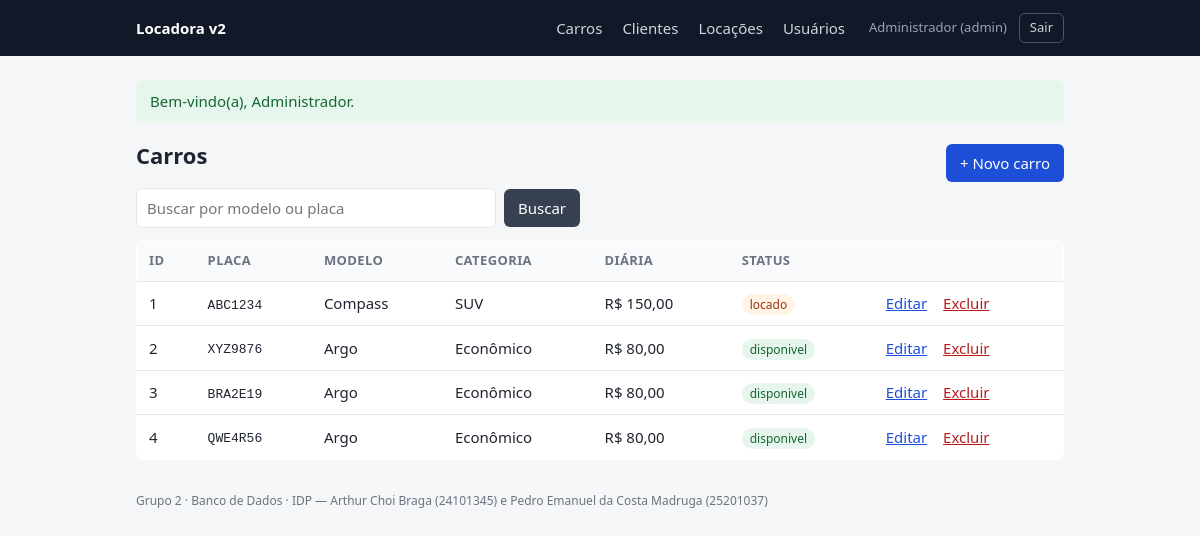
/carros (signed in), run on the app's committed database.
### tables this page shows
CREATE TABLE `Veiculo` (
  `id` int NOT NULL AUTO_INCREMENT,
  `placa` varchar(10) NOT NULL,
  `modelo` varchar(50) NOT NULL,
  `id_categoria` int NOT NULL,
  `status` varchar(20) NOT NULL DEFAULT 'disponivel',
  `deleted_at` datetime DEFAULT NULL,
  PRIMARY KEY (`id`),
  UNIQUE KEY `placa` (`placa`),
  KEY `idx_veiculo_categoria` (`id_categoria`),
  CONSTRAINT `veiculo_ibfk_1` FOREIGN KEY (`id_categoria`) REFERENCES `Categoria` (`id`),
  CONSTRAINT `chk_veiculo_status` CHECK ((`status` in (_utf8mb4'disponivel',_utf8mb4'locado')))
);

CREATE TABLE `Categoria` (
  `id` int NOT NULL,
  `nome` varchar(50) NOT NULL,
  `valor_diaria` decimal(10,2) NOT NULL,
  PRIMARY KEY (`id`),
  CONSTRAINT `chk_categoria_valor` CHECK ((`valor_diaria` > 0))
);

### core/helpers.php (called while the page is built, shortened)
<?php
function e($valor): string {
    return htmlspecialchars((string) $valor, ENT_QUOTES, 'UTF-8');
}
function url(string $caminho, array $query = []): string {
    $url = BASE_URL . $caminho;
    return $query ? $url . '?' . http_build_query($query) : $url;
}
function view(string $nome, array $dados = []): void {
    extract($dados);
    $flash = flash();
    require __DIR__ . '/../views/layout/header.php';
    require __DIR__ . '/../views/' . $nome . '.php';
    require __DIR__ . '/../views/layout/footer.php';
}
function flash(?string $tipo = null, ?string $mensagem = null): ?array {
    $f = $_SESSION['flash'] ?? null;
    return $f;
}
function usuario_logado(): ?array {
    return [
        'id'     => $_SESSION['usuario_id'],
        'nome'   => $_SESSION['usuario_nome'] ?? '',
        'perfil' => $_SESSION['perfil'] ?? 'atendente',
    ];
}

### controllers/CarroController.php (called while the page is built, shortened)
<?php
class CarroController {
    private CarroModel $carros;
    public function __construct() {
        $this->carros     = new CarroModel();
    }
    public function index(): void {
        $busca = isset($_GET['busca']) && is_string($_GET['busca']) ? trim($_GET['busca']) : '';
        view('carros/index', [
            'titulo' => 'Carros',
            'carros' => $this->carros->listar($busca),
            'busca'  => $busca,
        ]);
    }
}

### public/index.php (called while the page is built, shortened)
<?php
require_once __DIR__ . '/../config/database.php';
require_once __DIR__ . '/../core/helpers.php';
$rotas = [
    'GET /login'              => [AuthController::class, 'formulario', 'publico'],
    'POST /login'             => [AuthController::class, 'entrar', 'publico'],
    'POST /logout'            => [AuthController::class, 'sair', 'login'],
    'GET /carros'             => [CarroController::class, 'index', 'login'],
    'GET /carros/novo'        => [CarroController::class, 'criar', 'login'],
    'POST /carros/salvar'     => [CarroController::class, 'salvar', 'login'],
    'GET /carros/editar'      => [CarroController::class, 'editar', 'login'],
    'POST /carros/atualizar'  => [CarroController::class, 'atualizar', 'login'],
    'POST /carros/excluir'    => [CarroController::class, 'excluir', 'admin'],
    'GET /clientes'            => [ClienteController::class, 'index', 'login'],
    'GET /clientes/novo'       => [ClienteController::class, 'criar', 'login'],
    'POST /clientes/salvar'    => [ClienteController::class, 'salvar', 'login'],
    'GET /clientes/editar'     => [ClienteController::class, 'editar', 'login'],
    'POST /clientes/atualizar' => [ClienteController::class, 'atualizar', 'login'],
    'POST /clientes/excluir'   => [ClienteController::class, 'excluir', 'admin'],
    'GET /locacoes'           => [LocacaoController::class, 'index', 'login'],
    'GET /locacoes/nova'      => [LocacaoController::class, 'criar', 'login'],
    'POST /locacoes/salvar'   => [LocacaoController::class, 'salvar', 'login'],
    'POST /locacoes/devolver' => [LocacaoController::class, 'devolver', 'login'],
    'GET /usuarios'           => [UsuarioController::class, 'index', 'admin'],
    'GET /usuarios/novo'      => [UsuarioController::class, 'criar', 'admin'],
    'POST /usuarios/salvar'   => [UsuarioController::class, 'salvar', 'admin'],
];
$caminho = parse_url($_SERVER['REQUEST_URI'] ?? '/', PHP_URL_PATH) ?: '/';
$caminho = rtrim($caminho, '/') ?: '/';
$metodoHttp = $_SERVER['REQUEST_METHOD'] ?? 'GET';
$chave = ($metodoHttp === 'HEAD' ? 'GET' : $metodoHttp) . ' ' . $caminho;
[$controller, $metodo, $acesso] = $rotas[$chave];
try {
    (new $controller())->$metodo();
} catch (Throwable $e) {
    registrar_erro($e);
    http_response_code(500);
    view('erros/500', ['titulo' => 'Erro']);
}

### models/CarroModel.php (called while the page is built, shortened)
<?php
class CarroModel {
    private PDO $pdo;
    public function __construct() {
        $this->pdo = getConnection();
    }
    public function listar(string $busca = ''): array {
        $stmt = $this->pdo->prepare(
            'SELECT v.id, v.placa, v.modelo, v.status, v.id_categoria,
                    c.nome AS categoria, c.valor_diaria
             FROM Veiculo v
             JOIN Categoria c ON c.id = v.id_categoria
             WHERE (v.modelo LIKE :modelo OR v.placa LIKE :placa)
               AND v.deleted_at IS NULL
             ORDER BY v.id'
        );
        $stmt->execute([
            ':modelo' => '%' . $busca . '%',
            ':placa'  => '%' . $busca . '%',
        ]);
        return $stmt->fetchAll();
    }
}

### config/database.php (called while the page is built, shortened)
<?php
function getConnection(): PDO {
    static $pdo = null;
    if ($pdo === null) {
        $dsn = 'mysql:host=' . DB_HOST . ';dbname=' . DB_NAME . ';charset=utf8mb4';
        $pdo = new PDO($dsn, DB_USER, DB_PASS, [
            PDO::ATTR_ERRMODE            => PDO::ERRMODE_EXCEPTION,
            PDO::ATTR_DEFAULT_FETCH_MODE => PDO::FETCH_ASSOC,
            PDO::ATTR_EMULATE_PREPARES   => false,
        ]);
    }
    return $pdo;
}

### views/carros/index.php (the view, shortened to what this page needs)
<div class="cabecalho">
    <h1>Carros</h1>
    <a class="botao" href="<?= e(url('/carros/novo')) ?>">+ Novo carro</a>
</div>
<form class="busca" method="get" action="<?= e(url('/carros')) ?>">
    <input type="search" name="busca" value="<?= e($busca) ?>" placeholder="Buscar por modelo ou placa">
    <button class="botao botao--secundario" type="submit">Buscar</button>
</form>
<table class="tabela">
    <thead>
        <tr><th>ID</th><th>Placa</th><th>Modelo</th><th>Categoria</th><th>Diária</th><th>Status</th><th></th></tr>
    </thead>
    <tbody>
    <?php foreach ($carros as $carro): ?>
        <tr>
            <td><?= e($carro['id']) ?></td>
            <td><code><?= e($carro['placa']) ?></code></td>
            <td><?= e($carro['modelo']) ?></td>
            <td><?= e($carro['categoria']) ?></td>
            <td>R$ <?= e(number_format((float) $carro['valor_diaria'], 2, ',', '.')) ?></td>
            <td><span class="selo selo--<?= e($carro['status']) ?>"><?= e($carro['status']) ?></span></td>
            <td class="acoes">
                <a href="<?= e(url('/carros/editar', ['id' => $carro['id']])) ?>">Editar</a>
                <?php if (usuario_logado()['perfil'] === 'admin'): ?>
                <form method="post" action="<?= e(url('/carros/excluir')) ?>" data-confirmar="Excluir o carro <?= e($carro['placa']) ?>?">
                    <button class="link-perigo" type="submit">Excluir</button>
                </form>
                <?php endif; ?>
            </td>
        </tr>
    <?php endforeach; ?>
    </tbody>
</table>

### views/layout/header.php (shortened to what this page needs)
<!doctype html>
<html lang="pt-BR">
<head>
    <link rel="stylesheet" href="<?= e(url('/css/style.css')) ?>">
</head>
<body>
<header class="topo">
    <div class="container topo__conteudo">
        <a class="marca" href="<?= e(url('/carros')) ?>"><?= e(APP_NOME) ?></a>
        <?php if ($usuarioLogado = usuario_logado()): ?>
        <nav>
            <a href="<?= e(url('/carros')) ?>">Carros</a>
            <a href="<?= e(url('/clientes')) ?>">Clientes</a>
            <a href="<?= e(url('/locacoes')) ?>">Locações</a>
            <?php if ($usuarioLogado['perfil'] === 'admin'): ?>
                <a href="<?= e(url('/usuarios')) ?>">Usuários</a>
            <?php endif; ?>
            <span class="usuario"><?= e($usuarioLogado['nome']) ?> (<?= e($usuarioLogado['perfil']) ?>)</span>
            <form class="sair" method="post" action="<?= e(url('/logout')) ?>">
                <button type="submit">Sair</button>
            </form>
        </nav>
        <?php endif; ?>
    </div>
</header>
<main class="container">
<?php if ($flash): ?>
    <div class="alerta alerta--<?= e($flash['tipo']) ?>"><?= e($flash['mensagem']) ?></div>
<?php endif; ?>

### views/layout/footer.php
</main>
<footer class="rodape container">
    Grupo 2 · Banco de Dados · IDP — Arthur Choi Braga (24101345) e Pedro Emanuel da Costa Madruga (25201037)
</footer>
</body>
</html>

### public/css/style.css (style rules this page uses)
:root { --fundo: #f5f6f8; --superficie: #fff; --texto: #1f2430; --suave: #6b7280; --borda: #e3e6eb; --primaria: #1d4ed8; --primaria-escura: #1e40af; --sucesso-bg: #e7f6ec; --sucesso: #166534; --erro-bg: #fdecec; --erro: #b91c1c; }
* { box-sizing: border-box; }
body { margin: 0; font: 15px/1.5 system-ui, -apple-system, "Segoe UI", sans-serif; background: var(--fundo); color: var(--texto); }
.container { max-width: 960px; margin: 0 auto; padding: 0 16px; }
.topo { background: #111827; color: #fff; }
.topo__conteudo { display: flex; align-items: center; justify-content: space-between; height: 56px; }
.marca { color: #fff; font-weight: 700; text-decoration: none; }
.topo nav a { color: #d1d5db; text-decoration: none; margin-left: 20px; }
main.container { padding-top: 24px; padding-bottom: 32px; }
h1 { font-size: 22px; margin: 0 0 16px; }
.cabecalho { display: flex; align-items: center; justify-content: space-between; gap: 12px; }
a { color: var(--primaria); }
.botao { display: inline-block; background: var(--primaria); color: #fff; border: 0; border-radius: 6px; padding: 8px 14px; font: inherit; cursor: pointer; text-decoration: none; }
.botao--secundario { background: #374151; }
.busca { display: flex; gap: 8px; align-items: center; margin-bottom: 12px; }
.busca input { flex: 1; max-width: 360px; }
input, select { font: inherit; padding: 8px 10px; border: 1px solid var(--borda); border-radius: 6px; background: #fff; width: 100%; }
.tabela { width: 100%; border-collapse: collapse; background: var(--superficie); border: 1px solid var(--borda); border-radius: 8px; overflow: hidden; }
.tabela th, .tabela td { padding: 10px 12px; text-align: left; border-bottom: 1px solid var(--borda); }
.tabela th { background: #f9fafb; font-size: 13px; color: var(--suave); text-transform: uppercase; letter-spacing: .03em; }
.tabela tr:last-child td { border-bottom: 0; }
.acoes { white-space: nowrap; text-align: right; }
.acoes form { display: inline; margin-left: 12px; }
.link-perigo { background: none; border: 0; color: var(--erro); cursor: pointer; font: inherit; padding: 0; text-decoration: underline; }
.selo { font-size: 12px; padding: 2px 8px; border-radius: 999px; }
.selo--disponivel { background: var(--sucesso-bg); color: var(--sucesso); }
.selo--locado { background: #fff4e5; color: #9a3412; }
.alerta { padding: 10px 14px; border-radius: 6px; margin-bottom: 16px; }
.alerta--sucesso { background: var(--sucesso-bg); color: var(--sucesso); }
.rodape { color: var(--suave); font-size: 12px; padding-bottom: 24px; }
code { font-size: 13px; }
.topo nav { display: flex; align-items: center; }
.usuario { color: #9ca3af; font-size: 13px; margin-left: 24px; }
.sair { margin-left: 12px; }
.sair button { background: none; border: 1px solid #4b5563; color: #d1d5db; border-radius: 6px; padding: 4px 10px; font: inherit; font-size: 13px; cursor: pointer; }

### data on the page
veiculo: id "1", placa "ABC1234", modelo "Compass", id_categoria.nome "SUV", id_categoria.valor_diaria "150,00", status "locado"
veiculo: id "2", placa "XYZ9876", modelo "Argo", id_categoria.nome "Econômico", id_categoria.valor_diaria "80,00", status "disponivel"
veiculo: id "3", placa "BRA2E19", modelo "Argo", id_categoria.nome "Econômico", id_categoria.valor_diaria "80,00", status "disponivel"
veiculo: id "4", placa "QWE4R56", modelo "Argo", id_categoria.nome "Econômico", id_categoria.valor_diaria "80,00", status "disponivel"

### other printed values
APP_NOME "Locadora v2"
$usuarioLogado['nome'] "Administrador"
$usuarioLogado['perfil'] "admin"
$flash['mensagem'] "Bem-vindo(a), Administrador."
